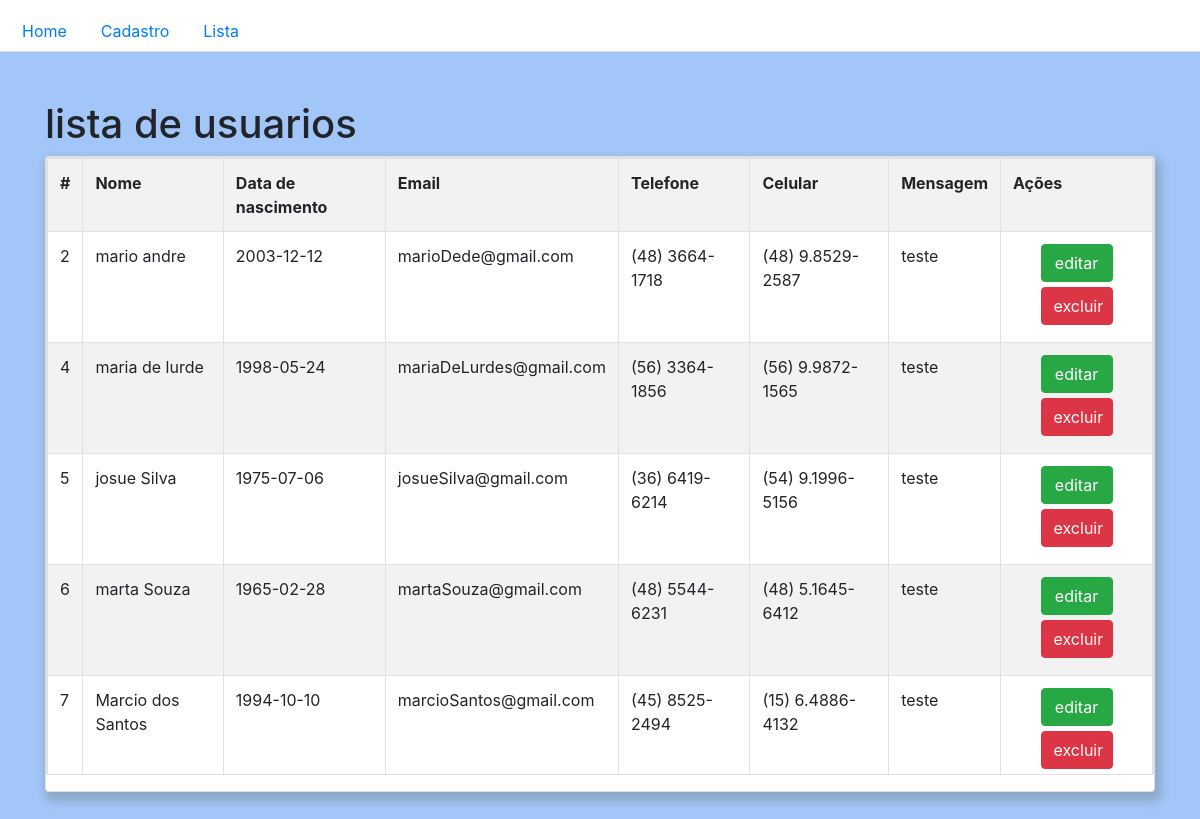
Page /?page=listar on the committed database.
### tables this page shows
CREATE TABLE `usuario` (
  `nome` text NOT NULL,
  `data_nascimento` date NOT NULL,
  `email` text NOT NULL,
  `telefone` text NOT NULL,
  `celular` text NOT NULL,
  `mensagem` text NOT NULL,
  `id` int(11) NOT NULL
);

### listar_usuario.php (the view)
<h1>lista de usuarios</h1>
<?php
    $sql = "SELECT * FROM usuario";
    $res = $conn->query($sql);
    $qtd = $res->num_rows;
    if($qtd > 0){
        print "<div class='card'>";
        print "<table class='table table-hover table-striped table-bordered table-responsive'>";
            print "<tr>";
            print "<th>#</th>";
            print "<th>Nome</th>";
            print "<th>Data de nascimento</th>";
            print "<th>Email</th>";
            print "<th>Telefone</th>";
            print "<th>Celular</th>";
            print "<th>Mensagem</th>";
            print "<th>Ações</th>";
            print"</tr>";
        while($row = $res->fetch_object()){
            print "<tr>";
            print "<td>".$row->id."</td>";
            print "<td>".$row->nome."</td>";
            print "<td>".$row->data_nascimento."</td>";
            print "<td>".$row->email."</td>";
            print "<td>".$row->telefone."</td>";
            print "<td>".$row->celular."</td>";
            print "<td>".$row->mensagem."</td>";
            print "<td class='td-btn'>
                        <button class='btn btn-success btn-list' onclick=\"location.href='?page=editar&id=".$row->id."';\">editar</button>
                        <button onclick=\"if(confirm('Tem certeza que deseja excluir?'))
                        {location.href='?page=salvar&acao=excluir&id=".$row->id."';}
                        else {false;}\"
                        class='btn btn-danger btn-list'>excluir</button>
                   </td>";
            print"</tr>";
        }
        print "</table>";
        print "</div>";
    }else{
        print"<p class='alert alert-danger'>
                Não foi possivel encontrar resultados
            </p>";
    }
?>

### index.php (shortened to what this page needs)
<!DOCTYPE html>
<html lang="en">
<head>
    <link rel="stylesheet" href="https://stackpath.bootstrapcdn.com/bootstrap/4.1.3/css/bootstrap.min.css">
    <link rel="stylesheet" href="css/style.css">
</head>
<body>
    <ul class="nav nav-tabs">
        <li class="nav-item">
            <a class="nav-link" data-toggle="tab" id="home-tab" aria-current="page" href="index.php">Home</a>
        </li>
        <li class="nav-item">
            <a class="nav-link" data-toggle="tab" id="cadastro-tab" href="?page=cadastro">Cadastro</a>
        </li>
        <li class="nav-item">
            <a class="nav-link" data-toggle="tab" id="lista-tab" href="?page=listar">Lista</a>
        </li>
    </ul>
    <div class="container">
        <div class="row">
            <div class="col mt-5">
                <?php
                    include("conexao.php");
                    switch(@$_REQUEST["page"]){
                        case "listar":
                            include("listar_usuario.php");break;
                        }
                ?>
            </div>
        </div>
    </div>
</body>
</html>

### css/style.css (style rules this page uses)
body { background-color: #a1c6f7; }
.card { box-shadow: 3px 6px 8px 3px rgba(100, 100, 100, 0.3); margin-bottom: 30px; }
.nav { padding: 10px 0 0 5px; background-color: white; }
.table-responsive { max-height: 65vh; }
.btn-list { margin-bottom: 5px; align-items: center; }
.td-btn { text-align: center; }
.td-btn button { width: 72px; }

### rows in the picture
usuario: id "2", nome "mario andre", data_nascimento "2003-12-12", email "marioDede@gmail.com", telefone "(48) 3664-1718", celular "(48) 9.8529-2587", mensagem "teste"
usuario: id "4", nome "maria de lurde", data_nascimento "1998-05-24", email "mariaDeLurdes@gmail.com", telefone "(56) 3364-1856", celular "(56) 9.9872-1565", mensagem "teste"
usuario: id "5", nome "josue Silva", data_nascimento "1975-07-06", email "josueSilva@gmail.com", telefone "(36) 6419-6214", celular "(54) 9.1996-5156", mensagem "teste"
usuario: id "6", nome "marta Souza", data_nascimento "1965-02-28", email "martaSouza@gmail.com", telefone "(48) 5544-6231", celular "(48) 5.1645-6412", mensagem "teste"
usuario: id "7", nome "Marcio dos Santos", data_nascimento "1994-10-10", email "marcioSantos@gmail.com", telefone "(45) 8525-2494", celular "(15) 6.4886-4132", mensagem "teste"
